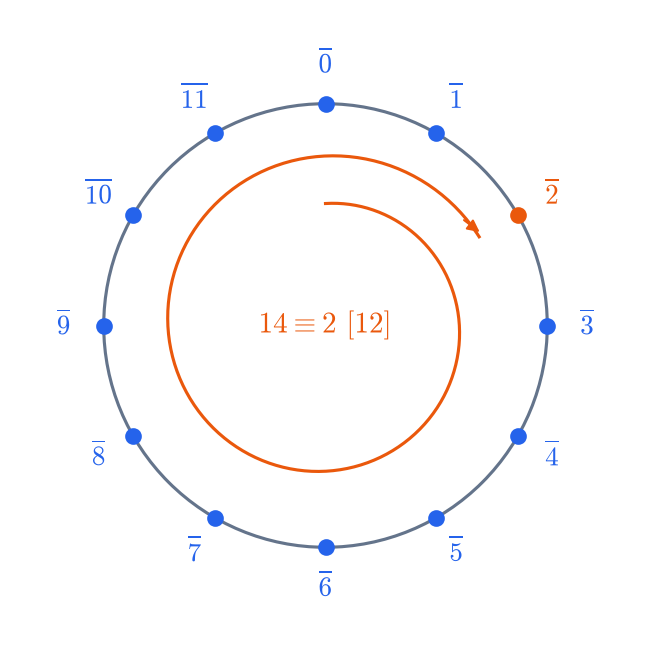

Reproduce this figure in Python.
"""Z/12Z vu comme une horloge : 14 et 2 tombent sur la même position."""
import numpy as np
import matplotlib.pyplot as plt
from _style import BLUE, GREY, ORANGE

fig, ax = plt.subplots(figsize=(4.5, 4.5))
ax.add_patch(plt.Circle((0, 0), 1, fill=False, color=GREY, lw=1.5))
for k in range(12):
    angle = np.pi / 2 - 2 * np.pi * k / 12
    x, y = np.cos(angle), np.sin(angle)
    color = ORANGE if k == 2 else BLUE
    ax.plot(x, y, "o", color=color, ms=7)
    ax.text(1.18 * x, 1.18 * y, rf"$\overline{{{k}}}$", ha="center", va="center", fontsize=13, color=color)
# arc 0 -> 14 : un tour complet puis 2 crans
t = np.linspace(0, 2 * np.pi * 14 / 12, 300)
r = 0.55 + 0.25 * t / t[-1]
ax.plot(r * np.cos(np.pi / 2 - t), r * np.sin(np.pi / 2 - t), color=ORANGE, lw=1.5)
end = np.pi / 2 - t[-1]
ax.annotate("", xy=(0.82 * np.cos(end), 0.82 * np.sin(end)), xytext=(0.78 * np.cos(end + 0.15), 0.78 * np.sin(end + 0.15)),
            arrowprops=dict(arrowstyle="-|>", color=ORANGE))
ax.text(0, 0, r"$14 \equiv 2\ [12]$", ha="center", va="center", fontsize=14, color=ORANGE)
ax.set_xlim(-1.4, 1.4)
ax.set_ylim(-1.4, 1.4)
ax.set_aspect("equal")
ax.axis("off")
